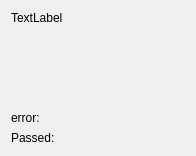
<?xml version="1.0" encoding="UTF-8"?>
<ui version="4.0">
 <class>NoteIdentification</class>
 <widget class="QDialog" name="NoteIdentification">
  <property name="geometry">
   <rect>
    <x>0</x>
    <y>0</y>
    <width>196</width>
    <height>156</height>
   </rect>
  </property>
  <property name="sizePolicy">
   <sizepolicy hsizetype="Maximum" vsizetype="Minimum">
    <horstretch>0</horstretch>
    <verstretch>0</verstretch>
   </sizepolicy>
  </property>
  <property name="windowTitle">
   <string>Dialog</string>
  </property>
  <layout class="QVBoxLayout" name="verticalLayout">
   <item>
    <widget class="QLabel" name="lblGoal">
     <property name="text">
      <string>TextLabel</string>
     </property>
    </widget>
   </item>
   <item>
    <widget class="StaffWidget" name="staff" native="true">
     <property name="sizePolicy">
      <sizepolicy hsizetype="Preferred" vsizetype="Expanding">
       <horstretch>0</horstretch>
       <verstretch>0</verstretch>
      </sizepolicy>
     </property>
    </widget>
   </item>
   <item>
    <widget class="QLabel" name="lblError">
     <property name="text">
      <string>error: </string>
     </property>
    </widget>
   </item>
   <item>
    <widget class="QLabel" name="lblPassed">
     <property name="text">
      <string>Passed: </string>
     </property>
    </widget>
   </item>
  </layout>
 </widget>
 <customwidgets>
  <customwidget>
   <class>StaffWidget</class>
   <extends>QWidget</extends>
   <header>staffwidget.h</header>
   <container>1</container>
  </customwidget>
 </customwidgets>
 <resources/>
 <connections/>
</ui>
